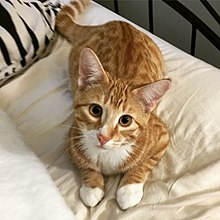
#> input picture JASAPLUS.COM TRAINING MATERIALS/numpy/cat.jpg, 220 x 220 px
$ python img9.py
#> lines starting #> are read from the running program, lines starting #| are printed output that depends on the picture
#!/usr/bin/env python3
'''
img9.py
demo for python course
at www.jasaplus.com
'''
import numpy as np
from PIL import Image
import matplotlib.pyplot as plt
import matplotlib.image as mpimg

img = mpimg.imread('cat.jpg')
#> img is the input picture: shape (220, 220, 3); mean R, G, B 163.3, 145.6, 121.7
img2 = np.rot90(img)
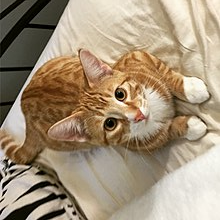
#> img2: shape (220, 220, 3); mean R, G, B 163.3, 145.6, 121.7
img_final = Image.fromarray(img2)

img3 = np.rot90(img_final)
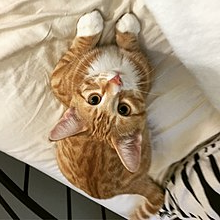
#> img3: shape (220, 220, 3); mean R, G, B 163.3, 145.6, 121.7
img_final = Image.fromarray(img3)
img_final.show()
